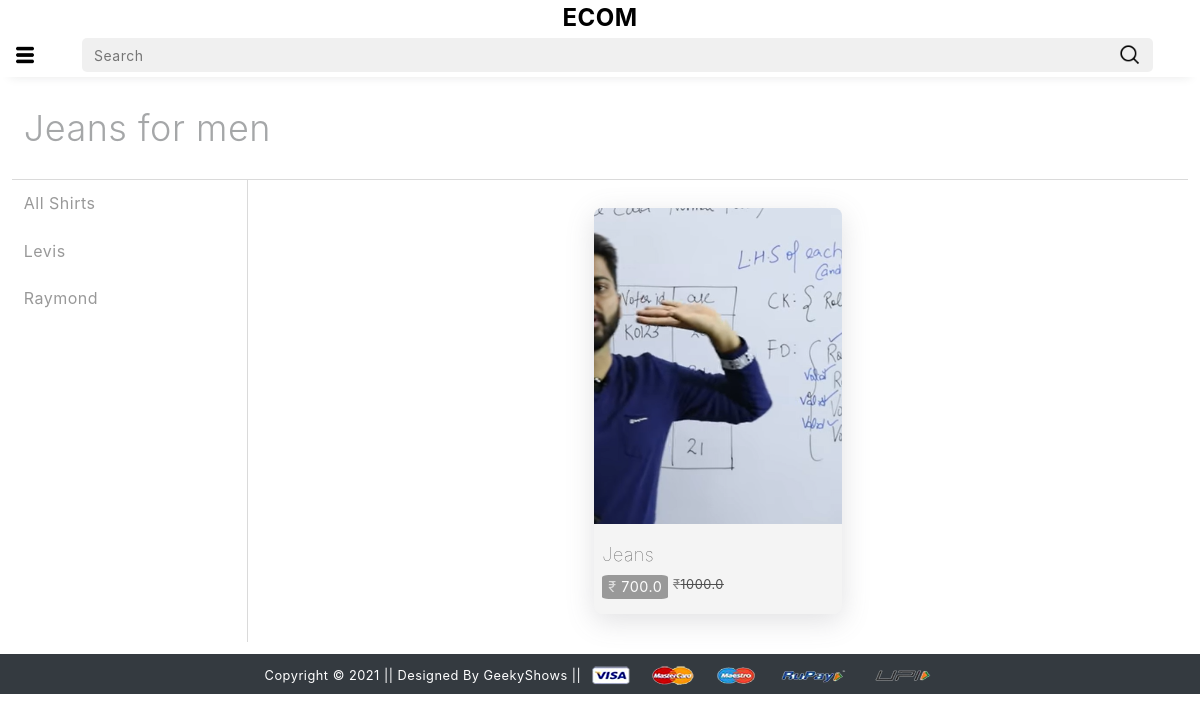
Page /mjeans/ on the earlier database version.
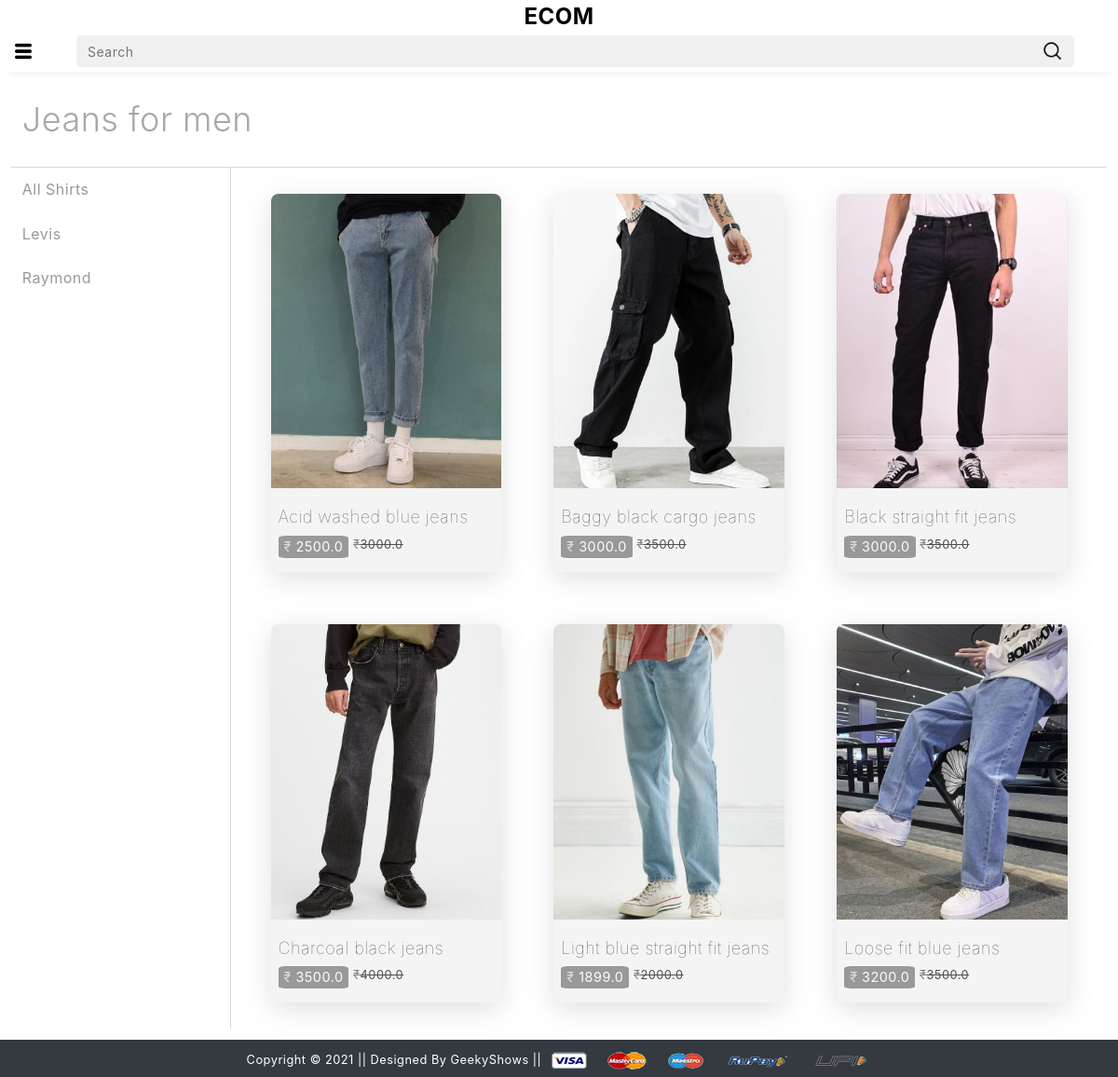
Same page on the later database version.
### app/models.py (models this page shows)
class Product(models.Model):
    title=models.CharField(max_length=100)
    selling_price=models.FloatField()
    discounted_price=models.FloatField()
    description=models.TextField()
    brand=models.CharField(max_length=100)
    category=models.CharField(choices=CATEGORY_CHOICES,max_length=3)
    product_image=models.ImageField(upload_to='productimg')

### app/views.py (the view)
# urls.py: path('mjeans/', views.mjeans, name='mjeans'),
def mjeans(request,data=None):
    if data == None:
        mjeans = Product.objects.filter(category='MJ')
    elif data == 'Levis' or data == 'Raymond':
        mjeans = Product.objects.filter(category='MJ').filter(brand=data)
    return render(request, 'app/mjeans.html',{'mjeans':mjeans})

### app/templates/app/mjeans.html (shortened to what this page needs)
{% extends 'app/base.html' %}
{% load static %}
{% block main-content %}
<div class="all-products-main">
    <div class="all-products-header">Jeans for men</div>
    <div class="all-products-body">
      <div class="all-filters">
        <a
          href="{% url 'wdress'%}"
          class=""
          >All Shirts</a
        >
        <a
          href="{% url 'wdressdata' 'Levis' %}"
          class=""
          >Levis</a
        >
        <a
          href="{% url 'wdressdata' 'Raymond' %}"
          class=""
          >Raymond</a
        >
      </div>
      <div class="all-items">
        {% for product in mjeans %}
        <a class="each-slide-item" href="{% url 'product-detail' product.id %}">
          <div class="slide-item-img">
            <img src="{{product.product_image.url}}" alt="not found" />
          </div>
          <div class="slide-item-details">
            <div class="slide-item-title light w-100">
              {{product.title}}
            </div>
            <div class="slide-item-price-outer">
              <div class="slide-item-price light">
                <span class="light">&#8377;</span> {{product.discounted_price}}
              </div>
              <small class="light">
                <span class="light">&#8377;</span>{{product.selling_price}}
              </small>
            </div>
          </div>
        </a>
        {% endfor %}
      </div>
    </div>
  </div>
{% endblock main-content %}

Differences in the rows shown:
removed Product: product_image (picture), title "Jeans", discounted_price "700.0", selling_price "1000.0"
added Product: product_image (picture), title "Acid washed blue jeans", discounted_price "2500.0", selling_price "3000.0"
added Product: product_image (picture), title "Baggy black cargo jeans", discounted_price "3000.0", selling_price "3500.0"
added Product: product_image (picture), title "Black straight fit jeans", discounted_price "3000.0", selling_price "3500.0"
added Product: product_image (picture), title "Charcoal black jeans", discounted_price "3500.0", selling_price "4000.0"
added Product: product_image (picture), title "Light blue straight fit jeans", discounted_price "1899.0", selling_price "2000.0"
added Product: product_image (picture), title "Loose fit blue jeans", discounted_price "3200.0", selling_price "3500.0"
